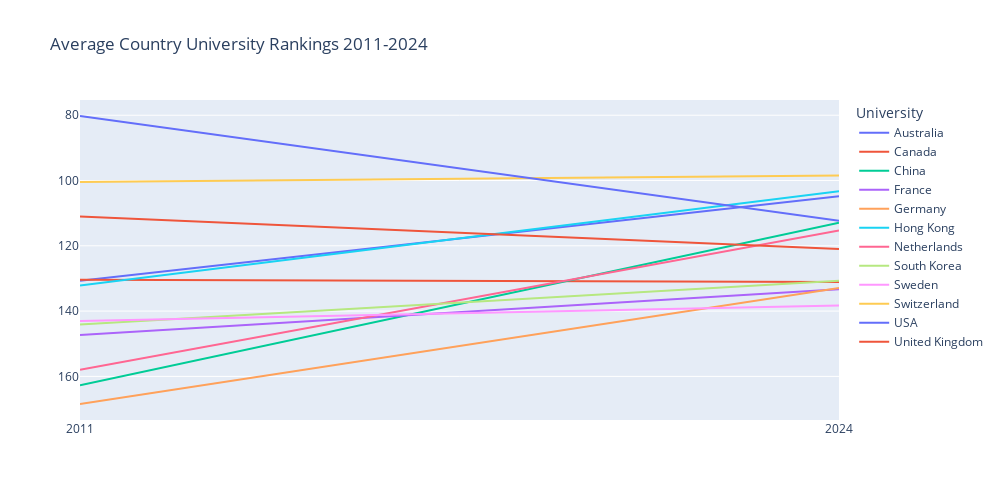

The code cell stored with this chart in its notebook:
### Code cell
#create a line graph showing the change in average university rankings by country from 2011 to 2024

figcnt = px.line(
    country_avg_rank,
    x='Year',  # X-axis: Year
    y='Rank',  # Y-axis: Value
    color='Country',#,color_discrete_sequence=px.colors.sequential.Greens,
    title = 'Average Country University Rankings 2011-2024',
    height= 500,
    width= 1000
)

figcnt.update_layout(
    showlegend=True,
    xaxis_title='',
    yaxis_title='',
    legend_title='University',
    hovermode='x unified',
    xaxis=dict(
        autorange=True # Invert the Y-axis
    ),
    yaxis=dict(
        autorange= 'reversed', # Invert the Y-axis
        range=[1, 200]
    ) 
)
figcnt.show()

### Figure 1 — Plotly figure (JSON) as saved in the notebook; plotly's stock layout.template omitted (floating-point values rounded to 4 significant figures)
{"data": [{"hovertemplate": "Country=Australia<br>Year=%{x}<br>Rank=%{y}<extra></extra>", "legendgroup": "Australia", "line": {"color": "#636efa", "dash": "solid"}, "marker": {"symbol": "circle"}, "mode": "lines", "name": "Australia", "orientation": "v", "showlegend": true, "type": "scatter", "x": ["2011", "2024"], "xaxis": "x", "y": [130.7, 104.8], "yaxis": "y"}, {"hovertemplate": "Country=Canada<br>Year=%{x}<br>Rank=%{y}<extra></extra>", "legendgroup": "Canada", "line": {"color": "#EF553B", "dash": "solid"}, "marker": {"symbol": "circle"}, "mode": "lines", "name": "Canada", "orientation": "v", "showlegend": true, "type": "scatter", "x": ["2011", "2024"], "xaxis": "x", "y": [130.4, 131.1], "yaxis": "y"}, {"hovertemplate": "Country=China<br>Year=%{x}<br>Rank=%{y}<extra></extra>", "legendgroup": "China", "line": {"color": "#00cc96", "dash": "solid"}, "marker": {"symbol": "circle"}, "mode": "lines", "name": "China", "orientation": "v", "showlegend": true, "type": "scatter", "x": ["2011", "2024"], "xaxis": "x", "y": [162.7, 112.9], "yaxis": "y"}, {"hovertemplate": "Country=France<br>Year=%{x}<br>Rank=%{y}<extra></extra>", "legendgroup": "France", "line": {"color": "#ab63fa", "dash": "solid"}, "marker": {"symbol": "circle"}, "mode": "lines", "name": "France", "orientation": "v", "showlegend": true, "type": "scatter", "x": ["2011", "2024"], "xaxis": "x", "y": [147.3, 133.3], "yaxis": "y"}, {"hovertemplate": "Country=Germany<br>Year=%{x}<br>Rank=%{y}<extra></extra>", "legendgroup": "Germany", "line": {"color": "#FFA15A", "dash": "solid"}, "marker": {"symbol": "circle"}, "mode": "lines", "name": "Germany", "orientation": "v", "showlegend": true, "type": "scatter", "x": ["2011", "2024"], "xaxis": "x", "y": [168.5, 132.9], "yaxis": "y"}, {"hovertemplate": "Country=Hong Kong<br>Year=%{x}<br>Rank=%{y}<extra></extra>", "legendgroup": "Hong Kong", "line": {"color": "#19d3f3", "dash": "solid"}, "marker": {"symbol": "circle"}, "mode": "lines", "name": "Hong Kong", "orientation": "v", "showlegend": true, "type": "scatter", "x": ["2011", "2024"], "xaxis": "x", "y": [132.1, 103.3], "yaxis": "y"}, {"hovertemplate": "Country=Netherlands<br>Year=%{x}<br>Rank=%{y}<extra></extra>", "legendgroup": "Netherlands", "line": {"color": "#FF6692", "dash": "solid"}, "marker": {"symbol": "circle"}, "mode": "lines", "name": "Netherlands", "orientation": "v", "showlegend": true, "type": "scatter", "x": ["2011", "2024"], "xaxis": "x", "y": [158, 115.3], "yaxis": "y"}, {"hovertemplate": "Country=South Korea<br>Year=%{x}<br>Rank=%{y}<extra></extra>", "legendgroup": "South Korea", "line": {"color": "#B6E880", "dash": "solid"}, "marker": {"symbol": "circle"}, "mode": "lines", "name": "South Korea", "orientation": "v", "showlegend": true, "type": "scatter", "x": ["2011", "2024"], "xaxis": "x", "y": [144.1, 130.7], "yaxis": "y"}, {"hovertemplate": "Country=Sweden<br>Year=%{x}<br>Rank=%{y}<extra></extra>", "legendgroup": "Sweden", "line": {"color": "#FF97FF", "dash": "solid"}, "marker": {"symbol": "circle"}, "mode": "lines", "name": "Sweden", "orientation": "v", "showlegend": true, "type": "scatter", "x": ["2011", "2024"], "xaxis": "x", "y": [143, 138.3], "yaxis": "y"}, {"hovertemplate": "Country=Switzerland<br>Year=%{x}<br>Rank=%{y}<extra></extra>", "legendgroup": "Switzerland", "line": {"color": "#FECB52", "dash": "solid"}, "marker": {"symbol": "circle"}, "mode": "lines", "name": "Switzerland", "orientation": "v", "showlegend": true, "type": "scatter", "x": ["2011", "2024"], "xaxis": "x", "y": [100.4, 98.43], "yaxis": "y"}, {"hovertemplate": "Country=USA<br>Year=%{x}<br>Rank=%{y}<extra></extra>", "legendgroup": "USA", "line": {"color": "#636efa", "dash": "solid"}, "marker": {"symbol": "circle"}, "mode": "lines", "name": "USA", "orientation": "v", "showlegend": true, "type": "scatter", "x": ["2011", "2024"], "xaxis": "x", "y": [80.23, 112.3], "yaxis": "y"}, {"hovertemplate": "Country=United Kingdom<br>Year=%{x}<br>Rank=%{y}<extra></extra>", "legendgroup": "United Kingdom", "line": {"color": "#EF553B", "dash": "solid"}, "marker": {"symbol": "circle"}, "mode": "lines", "name": "United Kingdom", "orientation": "v", "showlegend": true, "type": "scatter", "x": ["2011", "2024"], "xaxis": "x", "y": [111, 121.0], "yaxis": "y"}], "layout": {"height": 500, "hovermode": "x unified", "legend": {"title": {"text": "University"}, "tracegroupgap": 0}, "showlegend": true, "title": {"text": "Average Country University Rankings 2011-2024"}, "width": 1000, "xaxis": {"anchor": "y", "autorange": true, "domain": [0, 1], "range": [0, 1], "title": {"text": ""}, "type": "category"}, "yaxis": {"anchor": "x", "autorange": true, "domain": [0, 1], "range": [173.4, 75.33], "title": {"text": ""}, "type": "linear"}}}
